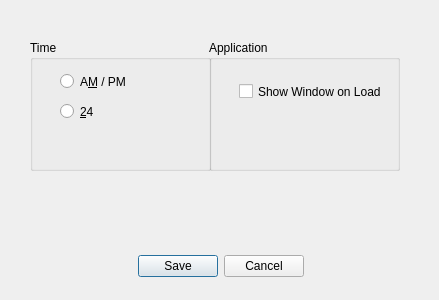
<?xml version="1.0" encoding="UTF-8"?>
<ui version="4.0">
 <class>SettingDialog</class>
 <widget class="QDialog" name="SettingDialog">
  <property name="geometry">
   <rect>
    <x>0</x>
    <y>0</y>
    <width>439</width>
    <height>300</height>
   </rect>
  </property>
  <property name="windowTitle">
   <string>Settings</string>
  </property>
  <widget class="QDialogButtonBox" name="buttonBox">
   <property name="geometry">
    <rect>
     <x>130</x>
     <y>250</y>
     <width>181</width>
     <height>32</height>
    </rect>
   </property>
   <property name="orientation">
    <enum>Qt::Horizontal</enum>
   </property>
   <property name="standardButtons">
    <set>QDialogButtonBox::Cancel|QDialogButtonBox::Save</set>
   </property>
   <property name="centerButtons">
    <bool>true</bool>
   </property>
  </widget>
  <widget class="QGroupBox" name="groupBox">
   <property name="geometry">
    <rect>
     <x>30</x>
     <y>40</y>
     <width>181</width>
     <height>131</height>
    </rect>
   </property>
   <property name="title">
    <string>Time</string>
   </property>
   <widget class="QRadioButton" name="radioButton">
    <property name="geometry">
     <rect>
      <x>30</x>
      <y>30</y>
      <width>101</width>
      <height>23</height>
     </rect>
    </property>
    <property name="text">
     <string>A&amp;M / PM</string>
    </property>
   </widget>
   <widget class="QRadioButton" name="radioButton_2">
    <property name="geometry">
     <rect>
      <x>30</x>
      <y>60</y>
      <width>101</width>
      <height>23</height>
     </rect>
    </property>
    <property name="text">
     <string>&amp;24</string>
    </property>
   </widget>
  </widget>
  <widget class="QGroupBox" name="groupBox_2">
   <property name="geometry">
    <rect>
     <x>209</x>
     <y>40</y>
     <width>191</width>
     <height>131</height>
    </rect>
   </property>
   <property name="title">
    <string>Application</string>
   </property>
   <widget class="QCheckBox" name="defaultShow">
    <property name="geometry">
     <rect>
      <x>30</x>
      <y>40</y>
      <width>151</width>
      <height>23</height>
     </rect>
    </property>
    <property name="text">
     <string>Show Window on Load</string>
    </property>
   </widget>
  </widget>
 </widget>
 <resources/>
 <connections>
  <connection>
   <sender>buttonBox</sender>
   <signal>accepted()</signal>
   <receiver>SettingDialog</receiver>
   <slot>accept()</slot>
   <hints>
    <hint type="sourcelabel">
     <x>248</x>
     <y>254</y>
    </hint>
    <hint type="destinationlabel">
     <x>157</x>
     <y>274</y>
    </hint>
   </hints>
  </connection>
  <connection>
   <sender>buttonBox</sender>
   <signal>rejected()</signal>
   <receiver>SettingDialog</receiver>
   <slot>reject()</slot>
   <hints>
    <hint type="sourcelabel">
     <x>316</x>
     <y>260</y>
    </hint>
    <hint type="destinationlabel">
     <x>286</x>
     <y>274</y>
    </hint>
   </hints>
  </connection>
 </connections>
</ui>
